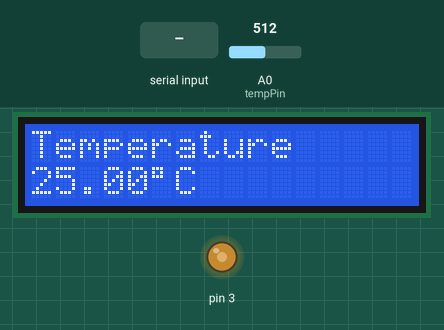
Bench run of a sketch on a simulated Arduino Uno, built with avr-gcc and run on an emulated ATmega328P. Parts: 16×2 character LCD, output pins drawn as LEDs (lit = HIGH). The inputs (shaded band) are chosen by the test bench; at power-on: A0 (tempPin) = 512. What the sketch prints to the serial monitor is not drawn.

Above: at 1.2 s.
1.3 s: "F" received over Serial
At 5.6 s:
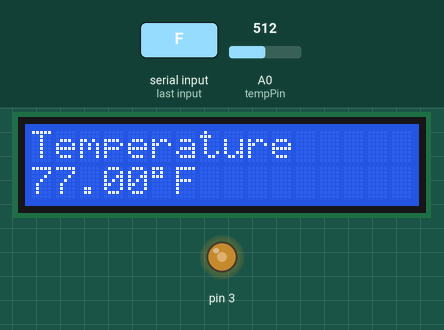
6.5 s: A0 (tempPin) set to 716
At 10.6 s:
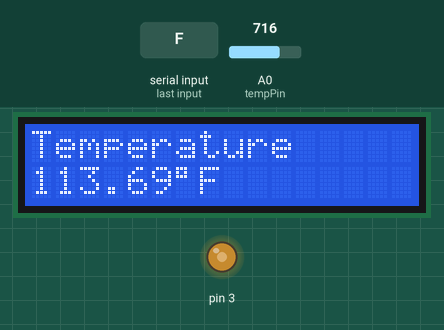
11.5 s: A0 (tempPin) set to 155
At 15.8 s:
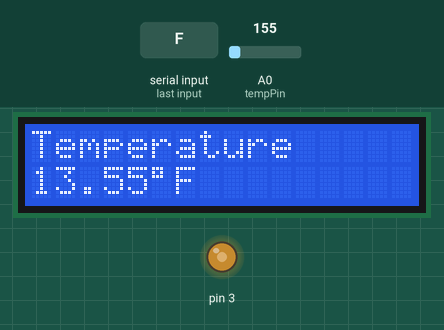
16.5 s: A0 (tempPin) set to 126
At 20.8 s:
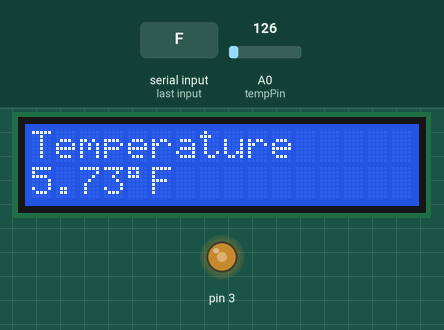
21.5 s: "C" received over Serial
At 25.9 s:
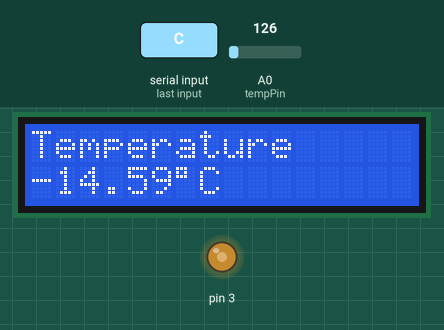
26.5 s: A0 (tempPin) set to 223
At 31.0 s:
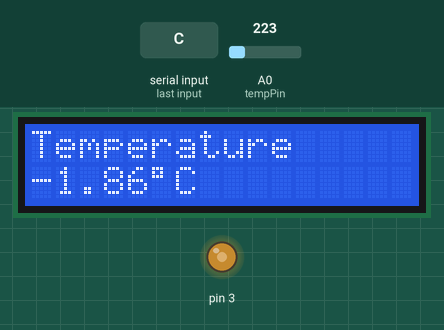
31.5 s: A0 (tempPin) set to 256
Timing chart, 0 to 34.5 s (numbered marks = the images above; inputs shaded):
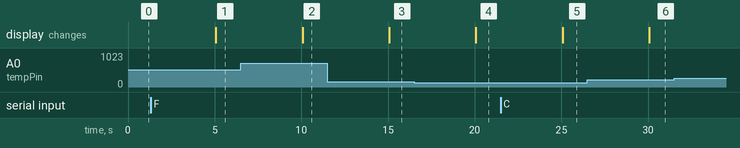

Measured:
- after the input at 1.3 s, the display: changes after 3.8 s (image 1)
- after the input at 6.5 s, the display: changes after 3.6 s (image 2)
- after the input at 11.5 s, the display: changes after 3.6 s (image 3)
- after the input at 16.5 s, the display: changes after 3.6 s (image 4)
- after the input at 21.5 s, the display: changes after 3.6 s (image 5)
- after the input at 26.5 s, the display: changes after 3.6 s (image 6)

The sketch:

timeseries-arduino.ino
```cpp
#include <LiquidCrystal.h>

int tempPin = A0;

//                BS  E  D4 D5  D6 D7
LiquidCrystal lcd(7, 8, 9, 10, 11, 12);

float convertTemp(double tempK, char tempType) {
  float tempC = tempK - 273.15;
  if (tempType == 'C')
    return tempC;
  else
    return ((tempC * 9.0) / 5.0 + 32.0);
}

void displayLCD(double tempK, char tempType) {
  lcd.setCursor(0, 1);
  lcd.print(convertTemp(tempK, tempType));
  lcd.print((char)223);
  lcd.print(tempType);
  lcd.print(" ");
}

void setup() {
  Serial.begin(9600);
  pinMode(3, OUTPUT);
  analogWrite(3, 128);
  lcd.begin(16, 2);
  lcd.setCursor(0, 0);
  lcd.print("Temperature");
}

void loop() {
  static char tempType = 'C';
  int tempReading = analogRead(tempPin);
  double tempK = log(10000.0 * ((1024.0 / tempReading - 1)));

  tempK = 1 / (0.001129148 + (0.000234125 + (0.0000000876741 * tempK * tempK ))
               * tempK );
  Serial.println((float)tempK);

  while(Serial.available() > 0) {
    char inByte = Serial.read();
    if (inByte == 'C' || inByte == 'F')
      tempType = inByte;
  }

  displayLCD(tempK, tempType);

  delay(5000);
}
```
